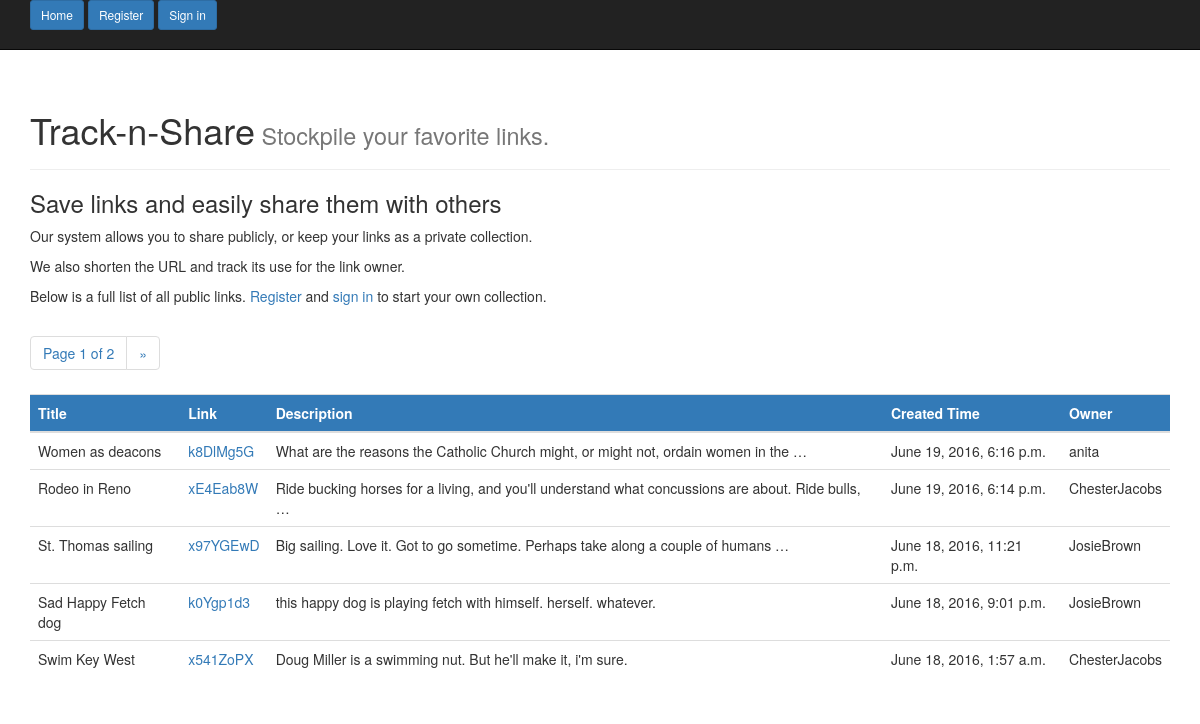
The app's page /, older data.
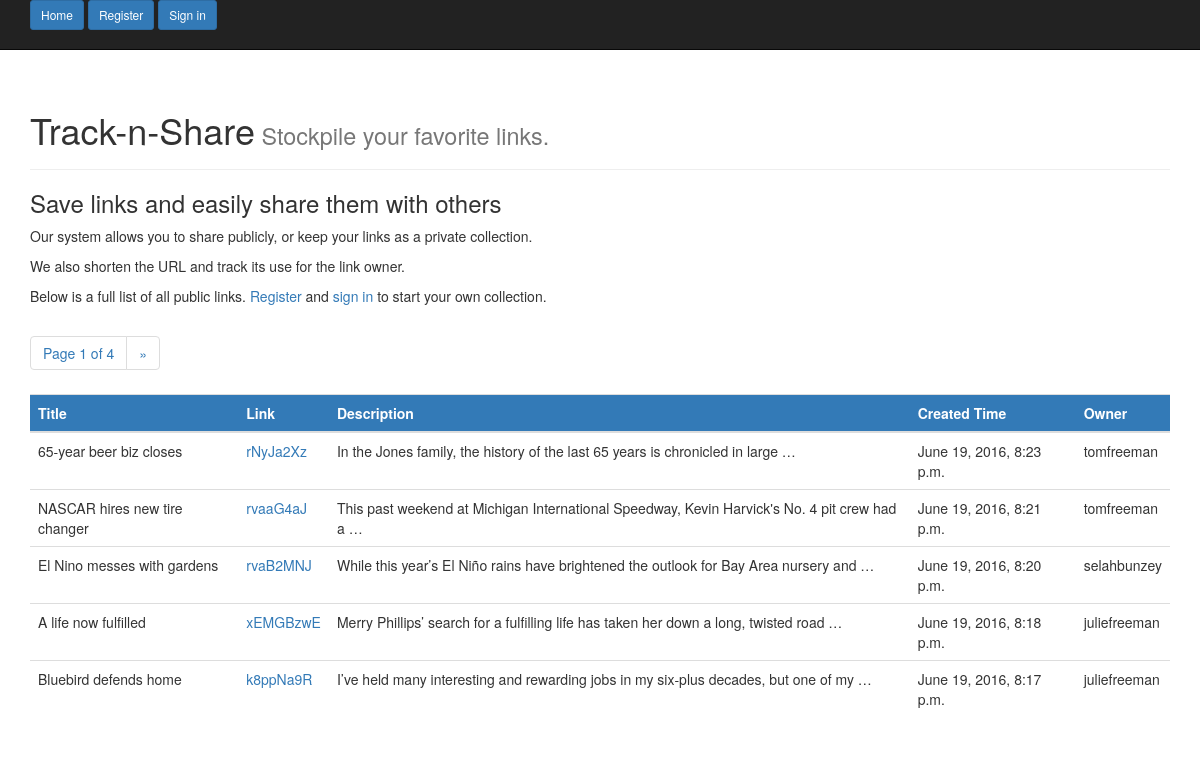
The same page, newer data.
### shortener_app/models.py (models this page shows, shortened)
class Bookmark(models.Model):
    url = models.URLField()
    title = models.CharField(max_length=60)
    description = models.TextField(blank=True)  # makes this optional
    created = models.DateTimeField(auto_now_add=True)
    url_user = models.ForeignKey(User)
    short_code = models.CharField(max_length=25)
    private = models.BooleanField()
    count = models.IntegerField(default=0)
    class Meta:
        ordering = ['-created']

### shortener_app/views.py (the view)
# urls.py: url(r'^$', views.IndexView.as_view(), name='index_view'),  # shows public links for everyone
class IndexView(TemplateView):
    model = Bookmark
    template_name = 'index_view.html'
    paginate_by = 5
    def get_context_data(self, **kwargs):
        context = super(IndexView, self).get_context_data(**kwargs)
        public_list = Bookmark.objects.filter(private__exact=False)
        paginator = Paginator(public_list, self.paginate_by)
        page = self.request.GET.get('page')
        try:
            bookmarks = paginator.page(page)
        except PageNotAnInteger:
            bookmarks = paginator.page(1)
        except EmptyPage:
            bookmarks = paginator.page(paginator.num_pages)
        context['public_bookmarks'] = bookmarks
        return context

### templates/index_view.html (shortened to what this page needs)
{% extends 'base.html' %}
{% block content %}
    {% if request.user.is_authenticated %}
        <h3>All public booksmarks for all users.</h3>
            <p>Your private booksmarks are visible only on <a href="{% url 'account_view' %}">your page</a>. </p>
    {% else %}
        <h3>Save links and easily share them with others</h3>
            <p>Our system allows you to share publicly, or keep your links as a private collection.</p>
            <p>We also shorten the URL and track its use for the link owner. </p>
            <p>Below is a full list of all public links. <a href="{% url 'register_view' %}">Register</a> and <a href="{% url 'login_view' %}">sign in</a> to start your own collection.</p>
    {% endif %}
     <nav>
        <ul class="pagination">
            <li class="">
                <span>Page {{ public_bookmarks.number }} of {{ public_bookmarks.paginator.num_pages }}</span>
            </li>
        {% if public_bookmarks.has_next %}
            <li>
                <span><a href="?page={{ public_bookmarks.next_page_number }}"><span aria-hidden="true">&raquo</span></a></span>
            </li>
        {% endif %}
        </ul>
    </nav>
    <table class="table table-hover" id="public">
        <th>Title</th>
        <th>Link</th>
        <th>Description</th>
        <th>Created Time</th>
        <th>Owner</th>
        <tbody>
        {% for bookmark in public_bookmarks %}
            <tr>
                <td>{{ bookmark.title }}</td>
                <td><a href="{% url 'redirect_view' bookmark.short_code %}"> {{ bookmark.short_code }} </a></td>
                <td>{{ bookmark.description|truncatewords:15 }}</td>
                <td>{{ bookmark.created }}</td>
                <td>{{ bookmark.url_user }}</td>
            </tr>
        {% endfor %}
        </tbody>
    </table>
{% endblock %}

Row changes from the older to the newer data that the page shows:
no longer on this page (row unchanged): Bookmark: title "Women as deacons", short_code "k8DlMg5G", description "What are the reasons the Catholic Church might, or might not, ordain women in the …", created "June 19, 2016, 6:16 p.m.", url_user "anita"
no longer on this page (row edited): Bookmark: title "Rodeo in Reno", short_code "xE4Eab8W", description "Ride bucking horses for a living, and you'll understand what concussions are about. Ride bulls, …", created "June 19, 2016, 6:14 p.m.", url_user "ChesterJacobs"
no longer on this page (row unchanged): Bookmark: title "St. Thomas sailing", short_code "x97YGEwD", description "Big sailing. Love it. Got to go sometime. Perhaps take along a couple of humans …", created "June 18, 2016, 11:21 p.m.", url_user "JosieBrown"
no longer on this page (row edited): Bookmark: title "Sad Happy Fetch dog", short_code "k0Ygp1d3", description "this happy dog is playing fetch with himself. herself. whatever.", created "June 18, 2016, 9:01 p.m.", url_user "JosieBrown"
no longer on this page (row unchanged): Bookmark: title "Swim Key West", short_code "x541ZoPX", description "Doug Miller is a swimming nut. But he'll make it, i'm sure.", created "June 18, 2016, 1:57 a.m.", url_user "ChesterJacobs"
added Bookmark: title "65-year beer biz closes", short_code "rNyJa2Xz", description "In the Jones family, the history of the last 65 years is chronicled in large …", created "June 19, 2016, 8:23 p.m.", url_user "tomfreeman"
added Bookmark: title "NASCAR hires new tire changer", short_code "rvaaG4aJ", description "This past weekend at Michigan International Speedway, Kevin Harvick's No. 4 pit crew had a …", created "June 19, 2016, 8:21 p.m.", url_user "tomfreeman"
added Bookmark: title "El Nino messes with gardens", short_code "rvaB2MNJ", description "While this year’s El Niño rains have brightened the outlook for Bay Area nursery and …", created "June 19, 2016, 8:20 p.m.", url_user "selahbunzey"
added Bookmark: title "A life now fulfilled", short_code "xEMGBzwE", description "Merry Phillips’ search for a fulfilling life has taken her down a long, twisted road …", created "June 19, 2016, 8:18 p.m.", url_user "juliefreeman"
added Bookmark: title "Bluebird defends home", short_code "k8ppNa9R", description "I’ve held many interesting and rewarding jobs in my six-plus decades, but one of my …", created "June 19, 2016, 8:17 p.m.", url_user "juliefreeman"
Text that changed along with them:
{{ public_bookmarks.paginator.num_pages }}: "2" → "4"
